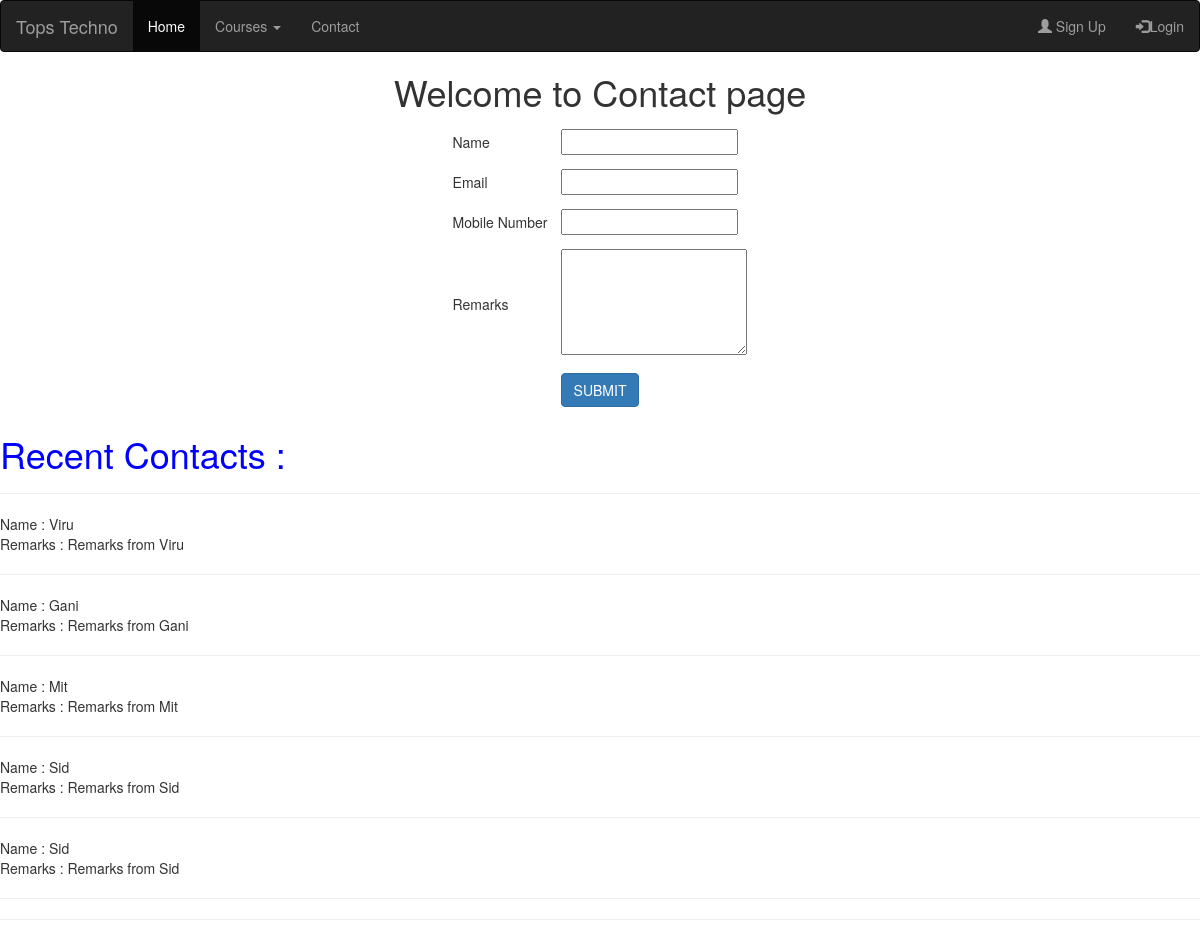
/contact/, run on an earlier commit of the app's database.
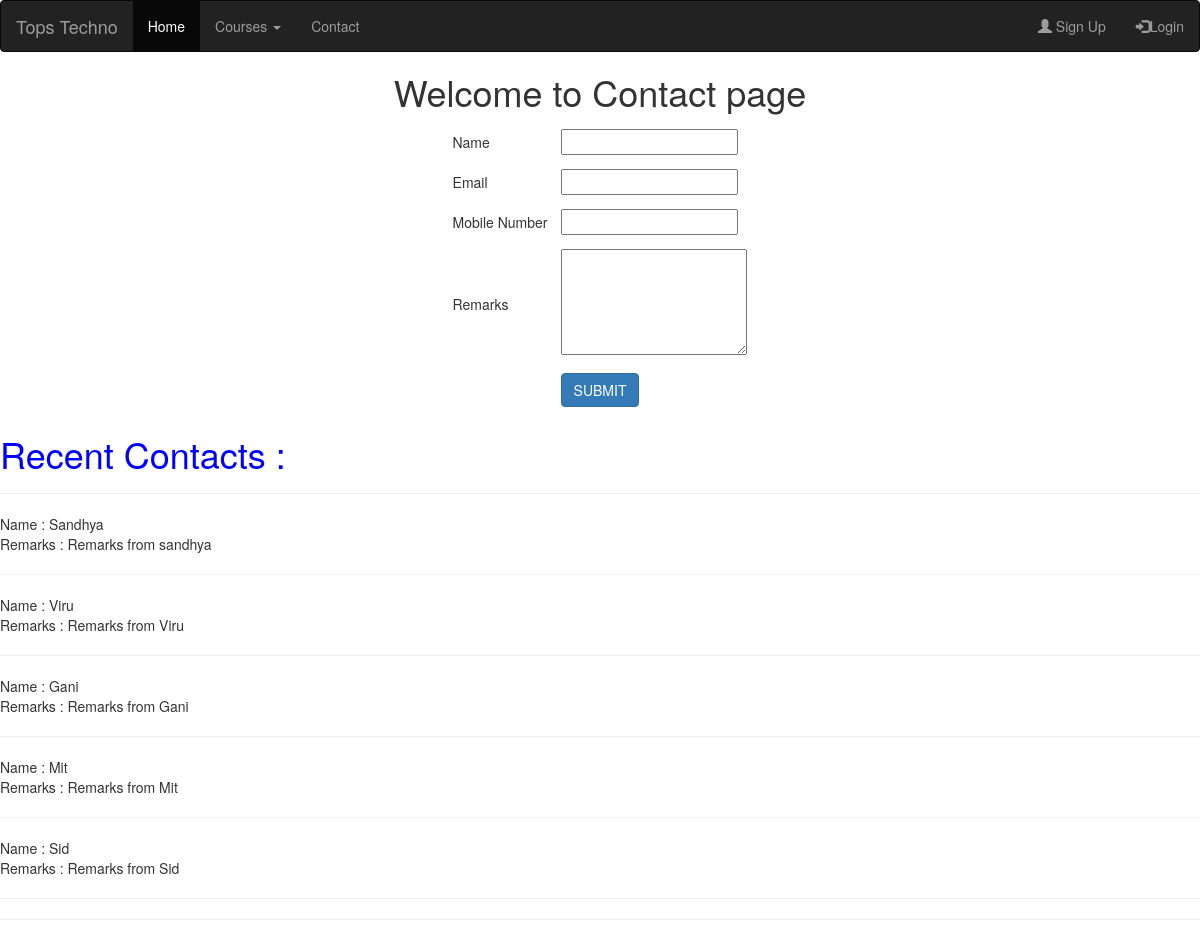
And on a later commit of the database.
### myapp/models.py (models this page shows, shortened)
class Contact(models.Model):
	name=models.CharField(max_length=100)
	email=models.EmailField()
	mobile=models.PositiveSmallIntegerField()
	remarks=models.TextField()

### myapp/views.py (the view)
# urls.py: path('contact/',views.contact, name='contact'),
def contact(request):
	if request.method=="POST":
		Contact.objects.create(
			name=request.POST['name'],
			email=request.POST['email'],
			mobile=request.POST['mobile'],
			remarks=request.POST['remarks']
			)
		contacts=Contact.objects.all().order_by('-id')[:5]
		msg="Contact Saved Successfully ..!"
		return render(request,'contact.html',{'msg':msg,'contacts':contacts})
	else:
		contacts=Contact.objects.all().order_by('-id')[:5]
		return render(request,'contact.html',{'contacts':contacts})

### myapp/templates/contact.html (shortened to what this page needs)
{% extends 'header.html' %}
{% block content %}
<!DOCTYPE html>
<html>
<head>
</head>
<body>
<center>
<h1>Welcome to Contact page</h1>
<form method="post" action="{% url 'contact' %}">
			<table>
			<tr>
				<td>Name</td>
				<td><input type="text" name="name" required></td>
			</tr>
				<tr>
				<td>Email</td>
				<td><input type="text" name="email"></td>
			</tr>
				<tr>
				<td>Mobile Number</td>
				<td><input type="text" name="mobile"></td>
			</tr>
				<tr>
				<td>Remarks</td>
				<td><textarea rows="5" cols="22" name="remarks"></textarea></td>
			</tr>
			<tr>
				<td colspan="2" align="center">
					<input type="submit" name="action" value="SUBMIT" class="btn btn-primary">
				</td>
			</tr>
		</table>
</form>
</center>
<h1 style="color:blue">Recent Contacts : </h1>
<hr>
{% for i in contacts %}
	Name : {{ i.name }}<br>
	Remarks : {{ i.remarks }}<br><hr>
{% endfor %}
<hr>
</body>
</html>
{% endblock %}

### myapp/templates/header.html (shortened to what this page needs)
<!DOCTYPE html>
<html>
<head>
	<link rel="stylesheet" href="https://maxcdn.bootstrapcdn.com/bootstrap/3.4.1/css/bootstrap.min.css">
</head>
<body>
<nav class="navbar navbar-inverse">
  <div class="container-fluid">
    <div class="navbar-header">
      <a class="navbar-brand" href="/">Tops Techno</a>
    </div>
    <ul class="nav navbar-nav">
      <li class="active"><a href="/">Home</a></li>
      <li class="dropdown"><a class="dropdown-toggle" data-toggle="dropdown" href="#">Courses <span class="caret"></span></a>
      </li>
      <li><a href="{% url 'contact' %}">Contact</a></li>
    </ul>
    <ul class="nav navbar-nav navbar-right">
      <li><a href="{% url 'signup' %}"><span class="glyphicon glyphicon-user"></span> Sign Up</a></li>
      <li><a href="{% url 'login' %}"><span class="glyphicon glyphicon-log-in"></span>Login</a></li>
    </ul>
  </div>
</nav>
{% block content %}
{% endblock %}
</body>
</html>

### myapp/templates/header.html (style rules this page uses)
tr,td { padding: 7px; }

What changed in the data, as far as the page shows it:
no longer on this page (row unchanged): Contact: name "Sid", remarks "Remarks from Sid"
added Contact: name "Sandhya", remarks "Remarks from sandhya"
